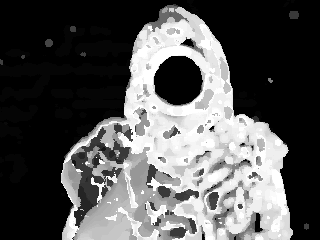
//> input picture hungry_naz.bmp, 320 x 240 px
$ ./action_region   (built with g++ and OpenCV 4)
//> lines starting //> are read from the running program, lines starting //| are printed output that depends on the picture
#include "opencv2/optflow.hpp"
#include "opencv2/imgproc.hpp"
#include "opencv2/videoio.hpp"
#include "opencv2/highgui.hpp"
#include <time.h>
#include <stdio.h>
#include <ctype.h>
#include <iostream>
#include <fstream>

using namespace cv;
using namespace std;
float temp[944];
int a1[59];
int a16[59];

Mat LBP(Mat src_image)
{
	bool affiche = true;
	cv::Mat Image(src_image.rows, src_image.cols, CV_8UC1);
	cv::Mat lbp(src_image.rows, src_image.cols, CV_8UC1);

	if (src_image.channels() == 3)
		cvtColor(src_image, Image, CV_BGR2GRAY);

	unsigned center = 0;
	unsigned center_lbp = 0;

	for (int row = 1; row < Image.rows - 1; row++)
	{
		for (int col = 1; col < Image.cols - 1; col++)
		{
			center = Image.at<uchar>(row, col);
			center_lbp = 0;

			if (center <= Image.at<uchar>(row - 1, col - 1))
				center_lbp += 1;

			if (center <= Image.at<uchar>(row - 1, col))
				center_lbp += 2;

			if (center <= Image.at<uchar>(row - 1, col + 1))
				center_lbp += 4;

			if (center <= Image.at<uchar>(row, col - 1))
				center_lbp += 8;

			if (center <= Image.at<uchar>(row, col + 1))
				center_lbp += 16;

			if (center <= Image.at<uchar>(row + 1, col - 1))
				center_lbp += 32;

			if (center <= Image.at<uchar>(row + 1, col))
				center_lbp += 64;

			if (center <= Image.at<uchar>(row + 1, col + 1))
				center_lbp += 128;

			//cout << center_lbp << endl;
			lbp.at<uchar>(row, col) = center_lbp;
		}
	}
	if (affiche == true)
	{
		cv::imshow("image LBP", lbp);
		waitKey(0);
		cv::imshow("grayscale", Image);
		waitKey(0);
	}

	else
	{
		//cv::destroyWindow("image LBP");
		//cv::destroyWindow("grayscale");
	}

	return lbp;
}
void histo()
{
	//Mat hist(255, 59, CV_32FC1);
	Mat hist1(255, 59, CV_32FC1, 255);
	for (int i = 885; i<944; i++)
	{
		line(hist1, Point((i-885),( 256.0 - (temp[i]))), Point((i-885), 256),0,2);
	}
	imshow("Input Hist", hist1);
	imwrite("histogram_featurea16.jpg", hist1);
	waitKey(0);
}
// [64 lines of commented-out code are left out]
int main()
{
	Mat frame1, hist;

	frame1 = imread("hungry_naz.bmp");//liz tyler naomi
//> frame1 is the input picture: 240 rows x 320 cols, CV_8UC3; min 0, max 255, mean 86.5
	//flip(frame1, frame_rotate, 1);
	int x = frame1.rows;
//> x = 240
	int y = frame1.cols;
//> y = 320
	int width1 = 0, height1 = 0, width2 = 0, height2 = 0;
	//GaussianBlur(frame1, frame1, Size(3, 3), 0.0, 0.0);
	hist = LBP(frame1);
//> after the loop in LBP, `for (int row = 1; row < Image.rows - 1; row++)`:
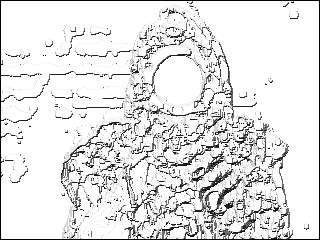
//> lbp: 240 rows x 320 cols, CV_8UC1; min 0, max 255, mean 227.4
//> after the loop in LBP, `for (int row = 1; row < Image.rows - 1; row++)`: center = 0; center_lbp = 255
	//hist2 = LBP(frame_rotate);
	static uchar uniform[256] = { // hardcoded 8-neighbour case
		0,1,2,3,4,58,5,6,7,58,58,58,8,58,9,10,11,58,58,58,58,58,58,58,12,58,58,58,13,58,
		14,15,16,58,58,58,58,58,58,58,58,58,58,58,58,58,58,58,17,58,58,58,58,58,58,58,18,
		58,58,58,19,58,20,21,22,58,58,58,58,58,58,58,58,58,58,58,58,58,58,58,58,58,58,58,
		58,58,58,58,58,58,58,58,58,58,58,58,23,58,58,58,58,58,58,58,58,58,58,58,58,58,
		58,58,24,58,58,58,58,58,58,58,25,58,58,58,26,58,27,28,29,30,58,31,58,58,58,32,58,
		58,58,58,58,58,58,33,58,58,58,58,58,58,58,58,58,58,58,58,58,58,58,34,58,58,58,58,
		58,58,58,58,58,58,58,58,58,58,58,58,58,58,58,58,58,58,58,58,58,58,58,58,58,58,
		58,35,36,37,58,38,58,58,58,39,58,58,58,58,58,58,58,40,58,58,58,58,58,58,58,58,58,
		58,58,58,58,58,58,41,42,43,58,44,58,58,58,45,58,58,58,58,58,58,58,46,47,48,58,49,
		58,58,58,50,51,52,58,53,54,55,56,57
	};
	// 59 bins, bin 58 is the noise/non-uniform slot:
	//hist = Mat::zeros(59, 1, CV_32F);
	int a1[59],a2[59],a3[59],a4[59],a5[59],a6[59],a7[59],a8[59],a9[59],a10[59], a11[59], a12[59], a13[59],a14[59], a15[59], a16[59];
	Mat_<uchar>img;
	float max = 0.0;

	int total[944];
	uchar uv;
	for (int z = 0; z < 944; z++) {
		total[z] = 0;
	}
	// [19 lines of commented-out code are left out]
	cout << x <<" "<< y << endl;
//| 240 320
	int count = 0;
	for (int i = 1; i<x - 1; i++)
	{
		for (int j = 10; j<y - 20; j++)
		{
			if (hist.at<uchar>(i, j) < 225) count++;

		}
		cout << i << "   " << count << endl;
		if (count >= 30) {
			if (width1 == 0) width1 = i;
			width2 = i;
		}
		cout << width1 << width2 << endl;
		count = 0;
		//	waitKey(0);
	}
//> this loop made 238 passes
//> count on passes 1 to 3: 4, 9, 5
//| 1   4
//| 2   9
//| 3   5
//| 4   3
//| 5   4
//| 6   8
//| 7   2
//| 8   5
//> (output is shown up to pass 8 of 238)
//> after the loop, count = 0; width1 = 27
	for (int i = 10; i<y - 20; i++)
	{
		for (int j = 1; j<x - 1; j++)
		{
			if (hist.at<uchar>(j, i) < 225) count++;

		}
		cout << i << "   " << count << endl;
		if (count >=25 ) {
			if (height1 == 0) height1 = i;
			height2 = i;
		}
		//cout << width << height << endl;
		count = 0;
		//	waitKey(0);
	}
//> this loop made 290 passes
//> count on passes 1 to 12: 15, 12, 9, 15, 14, 6, 11, 10, 12, 14, 19, 11
//| 10   15
//| 11   12
//| 12   9
//| 13   15
//| 14   14
//| 15   6
//| 16   11
//| 17   10
//> (output is shown up to pass 8 of 290)
//> after the loop, count = 0; height1 = 62
	int p1, p2, p3, p4, p5, p6, p7, p8;
	p1 = height2 - height1;
//> p1 = 227
	if (p1 % 2 == 1) { p1 = ((p1 + 1)/2)+height1; }
//> p1 = 176
	else { p1 = (p1 / 2)+height1; }
	p2 = width2 - width1;
//> p2 = 211
	if (p2 % 2 == 1) { p2 = ((p2 + 1)/2)+width1; }
//> p2 = 133
	else { p2 = (p2 / 2)+width1; }
	p3 = p1 - height1;
//> p3 = 114
	if (p3 % 2 == 1) { p3 = ((p3 + 1) / 2) + height1; }
	else { p3 = (p3 / 2) + height1; }
//> p3 = 119
	p4 = height2 - p1;
//> p4 = 113
	if (p4 % 2 == 1) { p4 = ((p4 + 1) / 2) + p1; }
//> p4 = 233
	else { p4 = (p4 / 2) + p1; }
	p5 = p2 - width1;
//> p5 = 106
	if (p5 % 2 == 1) { p5 = ((p5 + 1) / 2) + width1; }
	else { p5 = (p5 / 2) + width1; }
//> p5 = 80
	p6 = width2 - p2;
//> p6 = 105
	if (p6 % 2 == 1) { p6 = ((p6 + 1) / 2) + p2; }
//> p6 = 186
	else { p6 = (p6 / 2) + p2; }
	for (int z = 0; z<59; z++)
	{
		a1[z] = 0,a2[z]=0,a3[z]=0,a4[z]=0,a5[z]=0,a6[z]=0, a7[z] = 0, a8[z] = 0, a9[z] = 0, a10[z] = 0, a11[z] = 0, a12[z] = 0,  a13[z] = 0, a14[z] = 0, a15[z] = 0, a16[z] = 0;
	}
	for (int i = width1; i<p5; i++)
	{
		for (int j = height1; j<p3; j++)
		{
			uv = hist.at<uchar>(i, j);
			a1[uniform[uv]] ++; // incr. the resp. histogram bin
							   //cout << endl;
		}
		for (int j = p3; j<p1; j++)
		{
			uv = hist.at<uchar>(i, j);
			a2[uniform[uv]] ++; // incr. the resp. histogram bin
								//cout << endl;
		}
		for (int j = p1; j<p4; j++)
		{
			uv = hist.at<uchar>(i, j);
			a3[uniform[uv]] ++; // incr. the resp. histogram bin
								//cout << endl;
		}
		for (int j = p4; j<height2; j++)
		{
			uv = hist.at<uchar>(i, j);
			a4[uniform[uv]] ++; // incr. the resp. histogram bin
								//cout << endl;
		}
	}
//> this loop made 53 passes
//> after the loop, uv = 255; a1 = 59 values, max 2572 at index 57, min 0 at index 0, mean 51.2; a2 = 59 values, max 1956 at index 57, min 0 at index 2, mean 51.2; a3 = 59 values, max 2074 at index 57, min 0 at index 4, mean 51.2; a4 = 59 values, max 2963 at index 57, min 0 at index 0, mean 50.31
	for (int i = p5; i<p2; i++)
	{
		for (int j = height1; j<p3; j++)
		{
			uv = hist.at<uchar>(i, j);
			a5[uniform[uv]] ++; // incr. the resp. histogram bin
								//cout << endl;
		}
		for (int j = p3; j<p1; j++)
		{
			uv = hist.at<uchar>(i, j);
			a6[uniform[uv]] ++; // incr. the resp. histogram bin
								//cout << endl;
		}
		for (int j = p1; j<p4; j++)
		{
			uv = hist.at<uchar>(i, j);
			a7[uniform[uv]] ++; // incr. the resp. histogram bin
								//cout << endl;
		}
		for (int j = p4; j<height2; j++)
		{
			uv = hist.at<uchar>(i, j);
			a8[uniform[uv]] ++; // incr. the resp. histogram bin
								//cout << endl;
		}
	}
	for (int i = p2; i<p6; i++)
	{
		for (int j = height1; j<p3; j++)
		{
			uv = hist.at<uchar>(i, j);
			a9[uniform[uv]] ++; // incr. the resp. histogram bin
								//cout << endl;
		}
		for (int j = p3; j<p1; j++)
		{
			uv = hist.at<uchar>(i, j);
			a10[uniform[uv]] ++; // incr. the resp. histogram bin
								//cout << endl;
		}
		for (int j = p1; j<p4; j++)
		{
			uv = hist.at<uchar>(i, j);
			a11[uniform[uv]] ++; // incr. the resp. histogram bin
								//cout << endl;
		}
		for (int j = p4; j<height2; j++)
		{
			uv = hist.at<uchar>(i, j);
			a12[uniform[uv]] ++; // incr. the resp. histogram bin
								//cout << endl;
		}
	}
	for (int i = p6; i<width2; i++)
	{
		for (int j = height1; j<p3; j++)
		{
			uv = hist.at<uchar>(i, j);
			a13[uniform[uv]] ++; // incr. the resp. histogram bin
								//cout << endl;
		}
		for (int j = p3; j<p1; j++)
		{
			uv = hist.at<uchar>(i, j);
			a14[uniform[uv]] ++; // incr. the resp. histogram bin
								//cout << endl;
		}
		for (int j = p1; j<p4; j++)
		{
			uv = hist.at<uchar>(i, j);
			a15[uniform[uv]] ++; // incr. the resp. histogram bin
								//cout << endl;
		}
		for (int j = p4; j<height2; j++)
		{
			uv = hist.at<uchar>(i, j);
			a16[uniform[uv]] ++; // incr. the resp. histogram bin
								//cout << endl;
		}
	}
//> this loop made 52 passes

	for (int z = 0; z<59; z++)
	{
		total[z]=a1[z];
		//waitKey(1);
	}
	for (int z = 0; z<59; z++)
	{
		total[z+59]=a2[z];
		//waitKey(1);
	}
	for (int z = 0; z<59; z++)
	{
		total[z + 118] = a3[z] ;
		//waitKey(1);
	}
	for (int z = 0; z<59; z++)
	{
		total[z + 177] = a4[z] ;
		//waitKey(1);
	}
	for (int z = 0; z<59; z++)
	{
		total[z + 236] = a5[z];
		//waitKey(1);
	}
	for (int z = 0; z<59; z++)
	{
		total[z + 295] = a6[z];
		//waitKey(1);
	}
	for (int z = 0; z<59; z++)
	{
		total[z + 354] = a7[z];
		//waitKey(1);
	}
	for (int z = 0; z<59; z++)
	{
		total[z + 413] = a8[z];
		//waitKey(1);
	}
	for (int z = 0; z<59; z++)
	{
		total[z + 472] = a9[z];
		//waitKey(1);
	}
	for (int z = 0; z<59; z++)
	{
		total[z + 531] = a10[z];
		//waitKey(1);
	}
	for (int z = 0; z<59; z++)
	{
		total[z + 590] = a11[z];
		//waitKey(1);
	}
	for (int z = 0; z<59; z++)
	{
		total[z + 649] = a12[z];
		//waitKey(1);
	}
	for (int z = 0; z<59; z++)
	{
		total[z + 708] = a13[z];
		//waitKey(1);
	}
	for (int z = 0; z<59; z++)
	{
		total[z + 767] = a14[z];
		//waitKey(1);
	}
	for (int z = 0; z<59; z++)
	{
		total[z + 826] = a15[z];
		//waitKey(1);
	}
	for (int z = 0; z<59; z++)
	{
		total[z + 885] = a16[z];
		//waitKey(1);
	}
	//float temp[1][944];
	for (int z = 0; z < 944; z++) {
		if(total[z]>max)
		{
			max = total[z];
		}
	}
	for (int z = 0; z < 944; z++) {
		temp[z] = (total[z]/max)*255.0 ;
		cout << temp[z]<<" // ";
	}
//> this loop made 944 passes
//| 0 // 0 // 0 // 0 // 0 // 0 // 0.430307 // 0 //
//> (output is shown up to pass 8 of 944)
	Mat histnew(1,944,CV_32FC1,temp);
	// [5 lines of commented-out code are left out]
	float feature[48];
	for (int z = 0; z < 48; z++) { feature[z] = 0.0; }
	for (int z = 0; z < 29; z++) {
		feature[0] += temp[z];
		feature[1] += temp[z + 29];
		feature[3] += temp[z+59];
		feature[4] += temp[z + 88];
		feature[6] += temp[z+118];
		feature[7] += temp[z + 147];
		feature[9] += temp[z+177];
		feature[10] += temp[z + 206];
		feature[12] += temp[z+236];
		feature[13] += temp[z + 265];
		feature[15] += temp[z+295];
		feature[16] += temp[z + 324];
		feature[18] += temp[z+354];
		feature[19] += temp[z + 383];
		feature[21] += temp[z+413];
		feature[22] += temp[z + 442];
		feature[24] += temp[z+472];
		feature[25] += temp[z + 501];
		feature[27] += temp[z+531];
		feature[28] += temp[z + 560];
		feature[30] += temp[z+590];
		feature[31] += temp[z + 619];
		feature[33] += temp[z+649];
		feature[34] += temp[z + 678];
		feature[36] += temp[z+708];
		feature[37] += temp[z + 737];
		feature[39] += temp[z+767];
		feature[40] += temp[z + 796];
		feature[42] += temp[z+826];
		feature[43] += temp[z + 855];
		feature[45] += temp[z+885];
		feature[46] += temp[z + 914];
	}
	feature[2] = temp[58];
	feature[5] = temp[117];
	feature[8] = temp[176];
	feature[11] = temp[235];
	feature[14] = temp[294];
	feature[17] = temp[353];
	feature[20] = temp[412];
	feature[23] = temp[471];
	feature[26] = temp[530];
	feature[29] = temp[589];
	feature[32] = temp[648];
	feature[35] = temp[707];
	feature[38] = temp[767];
	feature[41] = temp[825];
	feature[44] = temp[884];
	feature[47] = temp[943];
	float max2 = 0.0;
	float featuremain[48];
	for (int z = 0; z < 48; z++) {
		if (feature[z]>max2)
		{
			max2 = feature[z];
		}
	}
	for (int z = 0; z < 48; z++) {
		featuremain[z] = (feature[z] / max2)*255.0;
		cout << featuremain[z] << " // ";
	}
//> this loop made 48 passes
//| 10.496 // 236.675 // 12.7328 // 15.3998 // 197.702 // 46.8016 // 11.3563 // 202.09 //
//> (output is shown up to pass 8 of 48)

	// [185 lines of commented-out code are left out]
	ofstream myfile;
	myfile.open("test10.csv",ios::app);
	//myfile << "\n";
	//myfile << "Writing this to a file.\n";
	for (int z = 0; z < 48; z++) {
		myfile << featuremain[z] << ",";
	}
	myfile.close();
	//histo(frame1);
	cv::Point pt1(height1, width1);
	// and its bottom right corner.
	cv::Point pt2(height2, width2);
	cv::Point pt3(p1, width1);
	cv::Point pt4(p1, width2);
	cv::Point pt5(height1, p2);
	cv::Point pt6(height2, p2);
	cv::Point pt7(p3, width1);
	cv::Point pt8(p3, width2);
	cv::Point pt9(p4, width1);
	cv::Point pt10(p4, width2);
	cv::Point pt11(height1, p5);
	cv::Point pt12(height2, p5);
	cv::Point pt13(height1, p6);
	cv::Point pt14(height2, p6);
	//cv::Rect rect(0, 0, 30 ,20);
	cv::rectangle(hist, pt1, pt2, cv::Scalar(0, 255, 0),4);
	cv::line(hist, pt3, pt4, cv::Scalar(0, 255, 0), 2, 8, 0);
	cv::line(hist, pt5, pt6, cv::Scalar(0, 255, 0), 2, 8, 0);
	cv::line(hist, pt7, pt8, cv::Scalar(0, 255, 0), 1, 8, 0);
	cv::line(hist, pt9, pt10, cv::Scalar(0, 255, 0), 1, 8, 0);
	cv::line(hist, pt11, pt12, cv::Scalar(0, 255, 0), 1, 8, 0);
	cv::line(hist, pt13, pt14, cv::Scalar(0, 255, 0), 1, 8, 0);
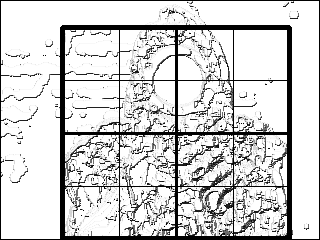
//> hist: 240 rows x 320 cols, CV_8UC1; min 0, max 255, mean 209.4
	imshow("r", hist);
	//imshow("ro", frame_rotate);
	imwrite("hungry_naz_region.bmp", hist);
	//cvDrawRect(hist, CvPoint(width1, height1), CvPoint(width2, height2), 255, 3, 16, 0);
	//cout << width1 << " " << width2 << " " << height1 << " " << height2 << " "<<p2<<" "<<p1<<endl;
	waitKey(0);
	return 0;
}
